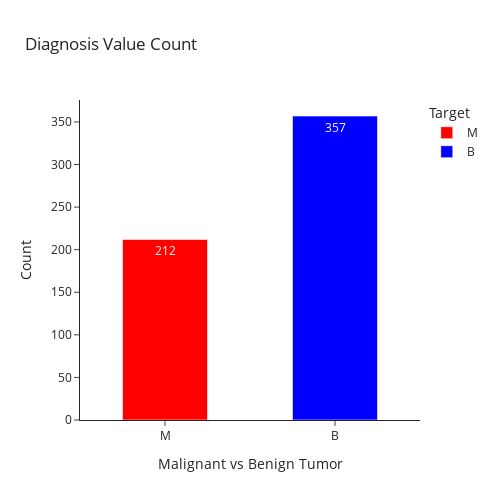

Notebook source saved alongside this figure:
### Markdown cell above
### Visualization

### Code cell
# Histogram represntation
fig = px.histogram(data, 
                   x='diagnosis',
                   color = 'diagnosis',
                   text_auto=True,
                   color_discrete_sequence=["red", "blue"], 
                   template='simple_white',
                   labels={"diagnosis": "Target"},
                   title='Diagnosis Value Count',
                   width=500,
                   height=500)
fig.update_layout(bargap=0.5, xaxis_title="Malignant vs Benign Tumor",yaxis_title="Count")
fig.show()

### Figure 1 — Plotly figure (JSON) as saved in the notebook; plotly's stock layout.template omitted (floating-point values rounded to 4 significant figures; data arrays with more than 128 entries replaced by an {"elided": "..."} marker saying what was removed)
{"data": [{"alignmentgroup": "True", "bingroup": "x", "hovertemplate": "Target=%{x}<br>count=%{y}<extra></extra>", "legendgroup": "M", "marker": {"color": "red", "pattern": {"shape": ""}}, "name": "M", "offsetgroup": "M", "orientation": "v", "showlegend": true, "texttemplate": "%{value}", "type": "histogram", "x": {"elided": "212 str values"}, "xaxis": "x", "yaxis": "y"}, {"alignmentgroup": "True", "bingroup": "x", "hovertemplate": "Target=%{x}<br>count=%{y}<extra></extra>", "legendgroup": "B", "marker": {"color": "blue", "pattern": {"shape": ""}}, "name": "B", "offsetgroup": "B", "orientation": "v", "showlegend": true, "texttemplate": "%{value}", "type": "histogram", "x": {"elided": "357 str values"}, "xaxis": "x", "yaxis": "y"}], "layout": {"bargap": 0.5, "barmode": "relative", "height": 500, "legend": {"title": {"text": "Target"}, "tracegroupgap": 0}, "title": {"text": "Diagnosis Value Count"}, "width": 500, "xaxis": {"anchor": "y", "categoryarray": ["M", "B"], "categoryorder": "array", "domain": [0, 1], "title": {"text": "Malignant vs Benign Tumor"}}, "yaxis": {"anchor": "x", "domain": [0, 1], "title": {"text": "Count"}}}}
